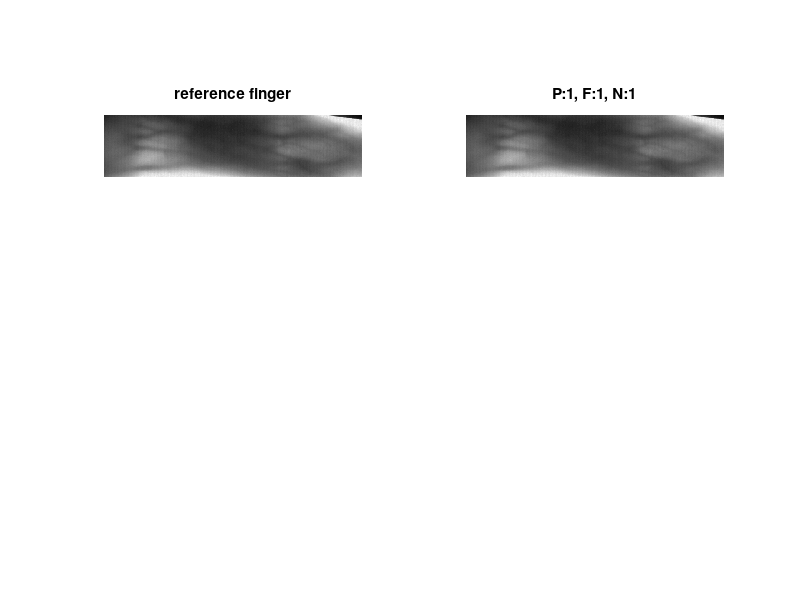

MATLAB code to generate this figure: (Note: this script raises an error after producing the figure.)
% input two images, and compare for similarity
clc; clear; close all;

% load database
load database_rl.mat;
[data_count, ~] = size(data);

% empty matches array
matches_array = [];

for compare = 1:data_count
    % read all data for first database entry
    img_reference = data{compare,1};                         % cropped finger image
    person_reference = data{compare,2};                      % person number
    finger_reference = data{compare,3};                      % finger number
    number_reference = data{compare,4};                      % photo number
    featuresOriginal_reference = data{compare,5};            % features
    validPtsOriginal_reference = data{compare,6};            % valid points
    lbp_info_reference = data{compare,7};                    % local binary pattern
    branch_array_reference = data{compare,8};                % branchpoint array
    %img_rl_reference = data{compare,9};                      % RL image for template matching
    
    for compare_with = 1:data_count
        
        % read all data for first database entry
        img = data{compare_with,1};                         % cropped finger image
        person = data{compare_with,2};                      % person number
        finger = data{compare_with,3};                      % finger number
        number = data{compare_with,4};                      % photo number
        featuresOriginal = data{compare_with,5};            % features
        validPtsOriginal = data{compare_with,6};            % valid points
        lbp_info = data{compare_with,7};                    % local binary pattern
        branch_array = data{compare_with,8};                % branchpoint array
        %img_rl = data{compare_with,9};                      % RL image for template matching
        
        % show individual images
        figure;
        subplot(2,2,1);
        imshow(img_reference);
        title('reference finger');
        
        % show individual images
        subplot(2,2,2);
        imshow(img);
        title(strcat('P:',num2str(person),', F:',num2str(finger),', N:',num2str(number)));
        
        %%================== method specific =============================
        im_reference = im2double(img_reference); % Read the image
            
        im_to_compare = im2double(img);
        
        for iteration = 1:2
                
                % alternate between original and comparing image
                if iteration == 1
                    img_rl = im_to_compare;
                else
                    img_rl = im_reference;
                end
                
            %img = enhance_finger(img_rl);
            img = imresize(img_rl, 0.5);
            
            fvr = lee_region(img,4,40);    % Get finger region

            % Extract veins using maximum curvature method
            sigma = 3; % Parameter
            v_max_curvature = miura_max_curvature(img,fvr,sigma);

            % Binarise the vein image
            md = median(v_max_curvature(v_max_curvature>0));
            v_max_curvature_bin = v_max_curvature > md;
            img = v_max_curvature_bin;

            bw1 = filledgegaps(img, 7);
            img_rl_result  = bwareaopen(bw1,5);
                
                
                % alternate between original and comparing image
                if iteration == 1
                    im_to_compare = img_rl_result;
                else
                    im_reference = img_rl_result;
                end
                
            end
            
            % detect surface features of both
            ptsOriginal  = detectSURFFeatures(im_to_compare,'MetricThreshold',1000);
            ptsCompare = detectSURFFeatures(im_reference,'MetricThreshold',1000);
            
            % read features and valid points
            [featuresOriginal,validPtsOriginal] = extractFeatures(im_to_compare,ptsOriginal);
            [featuresDistorted,validPtsDistorted] = extractFeatures(im_reference,ptsCompare);
            
            % get index pairs
            index_pairs = matchFeatures(featuresOriginal,featuresDistorted);
            
            % find matched points
            matchedPtsOriginal = validPtsOriginal(index_pairs(:,1));
            matchedPtsDistorted = validPtsDistorted(index_pairs(:,2));
            
            % show all matched points
            %subplot(2,3,3);
            %showMatchedFeatures(im_to_compare,im_reference,matchedPtsOriginal,matchedPtsDistorted);
            %title('Matched points including outliers');
            
            % estimate the transformation based on the points
            [tform,inlierPtsDistorted,inlierPtsOriginal] = estimateGeometricTransform(matchedPtsDistorted,matchedPtsOriginal,'similarity');
            
            % show useful matched points
            %subplot(2,3,4);
            %showMatchedFeatures(im_to_compare,im_reference,inlierPtsOriginal,inlierPtsDistorted);
            %title('Matching points (inliers only)');
            
            % warp compare image to original transform
            outputView = imref2d(size(im_to_compare));
            Ir = imwarp(im_reference,tform,'OutputView',outputView);
            
            % add images to see effect of transformation
            comb_after = Ir + im_to_compare;
            comb_before = im_reference + im_to_compare;
            
            % show in RG or B for clarification
            comb_before(:,:,1) = im_reference;
            comb_before(:,:,3) = im_to_compare;
            
            % show result before
            %subplot(2,3,5);
            %imshow(comb_before);
            %title('Merge before transform');
            
            % calculate match
            full_match_percentage = 100*sum(comb_after(:) == 2)/(sum(comb_after(:) == 1) + sum(comb_after(:) == 2));
            
            % show result after
            %subplot(2,3,6);
            %imshow(comb_after, [0 2]);
            %title(strcat('Merge after transform (',num2str(round(full_match_percentage)),'% match)'));
            
            % if more than 5% similarity, it can be considered a match
            if full_match_percentage > 5
                %hold on;
                %plot(336,1,'o','linewidth',7,'color','green');
                fprintf(strcat('MATCH WITH person:',num2str(person),' finger:',num2str(finger),' number:',num2str(number),'!\n'));
            else
                %hold on;
                %plot(336,1,'o','linewidth',7,'color','red');
            end

        
        %%================= end method specific ==============================
        % save result to matches array
        matches_array(compare, compare_with) = round(full_match_percentage);
    end
end

save('result_matches.mat','matches_array');
